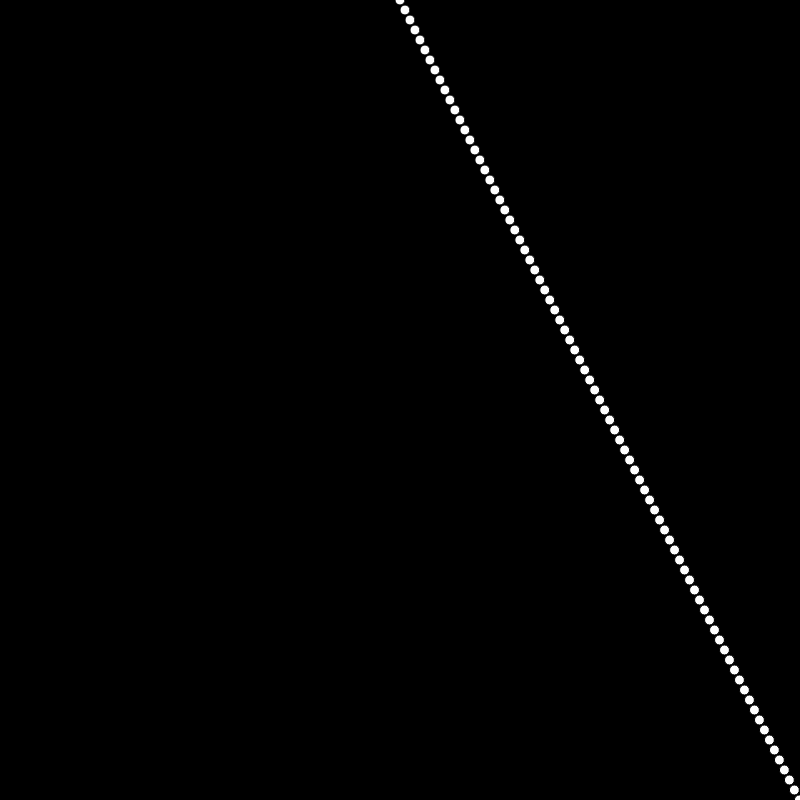
Frame 1 (no input)
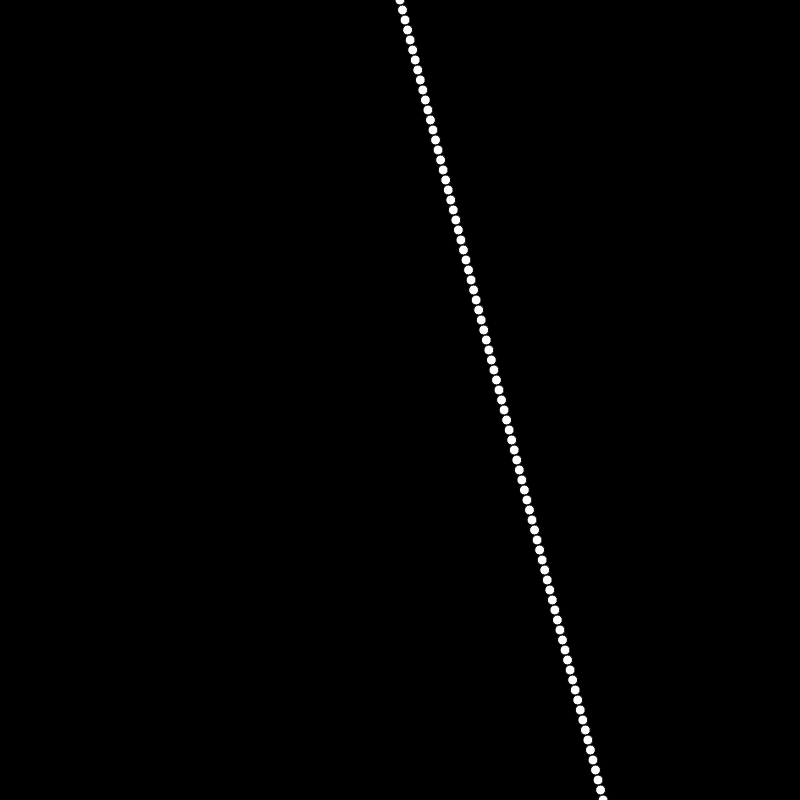
Frame 60 (no input)
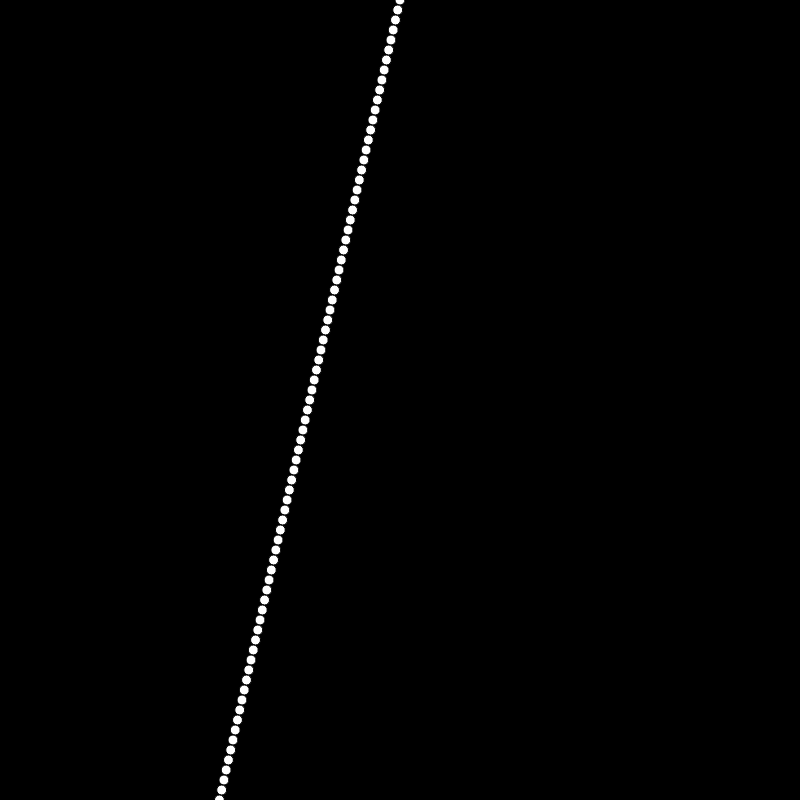
Frame 120 (the mouse pressed at the canvas centre since frame 60)

The p5.js sketch that drew these frames (run headless with seeded random() and noise() and a simulated clock; from frame 60 on, the mouse is pressed at the canvas centre):

// p5.js sketch
// ── sketch.js
let radio;

function setup() {
  createCanvas(800, 800);
  radio = createRadio();
  radio.option("amplitude");
  radio.option("frequency");
  radio.option("phase");
  radio.selected("amplitude");
}

function draw() {
  background(0);
  const time = Date.now() / 1000;
  switch (radio.value()) {
    case "amplitude":
      for (let i = 0; i <= 80; i += 1) {
        const amount = map(i, 0, 80, 0, 400);
        const x = 400 + map(sin(time), -1, 1, -amount, amount);
        circle(x, i * 10, 10);
      }
      break;
    case "frequency":
      for (let i = 0; i <= 80; i += 1) {
        const scale = map(i, 0, 80, 0, 10);
        const x = map(sin(time * scale), -1, 1, 0, width);
        circle(x, i * 10, 10);
      }
      break;
    case "phase":
      for (let i = 0; i <= 80; i += 1) {
        const x = map(sin(time + i * 0.01), -1, 1, 0, width);
        circle(x, i * 10, 10);
      }
      break;
  }
}
